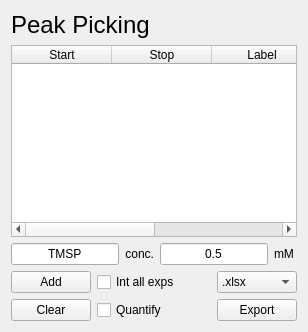
          <widget class="QWidget" name="peakPickingTab">
           <attribute name="title">
            <string notr="true"/>
           </attribute>
           <layout class="QGridLayout" name="gridLayout_29">
            <item row="0" column="0" colspan="2">
             <widget class="QLabel" name="label_77">
              <property name="font">
               <font>
                <pointsize>18</pointsize>
                <kerning>false</kerning>
               </font>
              </property>
              <property name="text">
               <string>Peak Picking</string>
              </property>
             </widget>
            </item>
            <item row="2" column="0" colspan="2">
             <layout class="QHBoxLayout" name="horizontalLayout_61">
              <item>
               <widget class="QLineEdit" name="internalStandard">
                <property name="text">
                 <string>TMSP</string>
                </property>
                <property name="alignment">
                 <set>Qt::AlignCenter</set>
                </property>
               </widget>
              </item>
              <item>
               <widget class="QLabel" name="label_126">
                <property name="layoutDirection">
                 <enum>Qt::LeftToRight</enum>
                </property>
                <property name="text">
                 <string>conc.</string>
                </property>
                <property name="alignment">
                 <set>Qt::AlignRight|Qt::AlignTrailing|Qt::AlignVCenter</set>
                </property>
               </widget>
              </item>
             </layout>
            </item>
            <item row="2" column="2" colspan="2">
             <widget class="QLineEdit" name="tmspConc">
              <property name="sizePolicy">
               <sizepolicy hsizetype="Minimum" vsizetype="Fixed">
                <horstretch>0</horstretch>
                <verstretch>0</verstretch>
               </sizepolicy>
              </property>
              <property name="text">
               <string>0.5</string>
              </property>
              <property name="alignment">
               <set>Qt::AlignCenter</set>
              </property>
             </widget>
            </item>
            <item row="2" column="4">
             <widget class="QLabel" name="label_127">
              <property name="text">
               <string>mM</string>
              </property>
             </widget>
            </item>
            <item row="3" column="0">
             <widget class="QPushButton" name="peakAddButton">
              <property name="text">
               <string>Add</string>
              </property>
             </widget>
            </item>
            <item row="3" column="1" colspan="2">
             <widget class="QCheckBox" name="intAllExps">
              <property name="text">
               <string>Int all exps</string>
              </property>
             </widget>
            </item>
            <item row="3" column="3" colspan="2">
             <widget class="QComboBox" name="exportFormatCB">
              <item>
               <property name="text">
                <string>.xlsx</string>
               </property>
              </item>
              <item>
               <property name="text">
                <string>.csv</string>
               </property>
              </item>
             </widget>
            </item>
            <item row="4" column="0">
             <widget class="QPushButton" name="peakClearButton">
              <property name="text">
               <string>Clear</string>
              </property>
             </widget>
            </item>
            <item row="4" column="1" colspan="2">
             <widget class="QCheckBox" name="quantify">
              <property name="text">
               <string>Quantify</string>
              </property>
             </widget>
            </item>
            <item row="4" column="3" colspan="2">
             <widget class="QPushButton" name="peakExportButton">
              <property name="text">
               <string>Export</string>
              </property>
             </widget>
            </item>
            <item row="1" column="0" colspan="5">
             <widget class="QTableWidget" name="peakWidget">
              <property name="sizePolicy">
               <sizepolicy hsizetype="Expanding" vsizetype="Expanding">
                <horstretch>0</horstretch>
                <verstretch>0</verstretch>
               </sizepolicy>
              </property>
              <property name="minimumSize">
               <size>
                <width>200</width>
                <height>0</height>
               </size>
              </property>
              <property name="midLineWidth">
               <number>1</number>
              </property>
              <property name="rowCount">
               <number>0</number>
              </property>
              <column>
               <property name="text">
                <string>Start</string>
               </property>
              </column>
              <column>
               <property name="text">
                <string>Stop</string>
               </property>
              </column>
              <column>
               <property name="text">
                <string>Label</string>
               </property>
              </column>
              <column>
               <property name="text">
                <string># Protons</string>
               </property>
              </column>
             </widget>
            </item>
           </layout>
          </widget>
